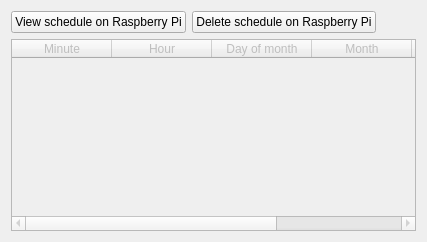
                        <widget class="QWidget" name="view_picture_schedule">
                         <attribute name="title">
                          <string>Time lapse schedule</string>
                         </attribute>
                         <layout class="QVBoxLayout" name="verticalLayout_18">
                          <item>
                           <layout class="QVBoxLayout" name="verticalLayout_19">
                            <item>
                             <layout class="QHBoxLayout" name="horizontalLayout_28">
                              <item>
                               <widget class="QPushButton" name="view_picture_schedule_pb">
                                <property name="text">
                                 <string>View schedule on Raspberry Pi</string>
                                </property>
                               </widget>
                              </item>
                              <item>
                               <widget class="QPushButton" name="delete_picture_schedule_pb">
                                <property name="text">
                                 <string>Delete schedule on Raspberry Pi</string>
                                </property>
                               </widget>
                              </item>
                              <item>
                               <spacer name="horizontalSpacer_22">
                                <property name="orientation">
                                 <enum>Qt::Horizontal</enum>
                                </property>
                                <property name="sizeHint" stdset="0">
                                 <size>
                                  <width>40</width>
                                  <height>20</height>
                                 </size>
                                </property>
                               </spacer>
                              </item>
                             </layout>
                            </item>
                            <item>
                             <widget class="QTableWidget" name="time_lapse_schedule_table">
                              <property name="enabled">
                               <bool>false</bool>
                              </property>
                              <property name="sizePolicy">
                               <sizepolicy hsizetype="Expanding" vsizetype="Expanding">
                                <horstretch>0</horstretch>
                                <verstretch>0</verstretch>
                               </sizepolicy>
                              </property>
                              <property name="maximumSize">
                               <size>
                                <width>16777215</width>
                                <height>16777215</height>
                               </size>
                              </property>
                              <property name="selectionMode">
                               <enum>QAbstractItemView::SingleSelection</enum>
                              </property>
                              <property name="selectionBehavior">
                               <enum>QAbstractItemView::SelectRows</enum>
                              </property>
                              <column>
                               <property name="text">
                                <string>Minute</string>
                               </property>
                              </column>
                              <column>
                               <property name="text">
                                <string>Hour</string>
                               </property>
                              </column>
                              <column>
                               <property name="text">
                                <string>Day of month</string>
                               </property>
                              </column>
                              <column>
                               <property name="text">
                                <string>Month</string>
                               </property>
                              </column>
                              <column>
                               <property name="text">
                                <string>Day of week</string>
                               </property>
                              </column>
                              <column>
                               <property name="text">
                                <string>Type</string>
                               </property>
                              </column>
                             </widget>
                            </item>
                           </layout>
                          </item>
                         </layout>
                        </widget>
